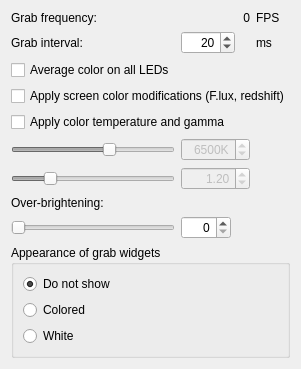
          <widget class="QWidget" name="page">
           <layout class="QVBoxLayout" name="verticalLayout_8">
            <item>
             <layout class="QGridLayout" name="gridLayout" rowstretch="0,0,0,0,0,0,0,0,0">
              <item row="3" column="0" colspan="3">
               <widget class="QCheckBox" name="checkBox_GrabApplyBlueLightReduction">
                <property name="text">
                 <string>Apply screen color modifications (F.lux, redshift)</string>
                </property>
                <property name="tristate">
                 <bool>false</bool>
                </property>
               </widget>
              </item>
              <item row="0" column="2">
               <widget class="QLabel" name="label_GrabFrequency_txt_fps">
                <property name="text">
                 <string>FPS</string>
                </property>
                <property name="alignment">
                 <set>Qt::AlignLeading|Qt::AlignLeft|Qt::AlignVCenter</set>
                </property>
                <property name="textInteractionFlags">
                 <set>Qt::LinksAccessibleByMouse|Qt::TextSelectableByMouse</set>
                </property>
               </widget>
              </item>
              <item row="1" column="1">
               <widget class="QSpinBox" name="spinBox_GrabSlowdown">
                <property name="sizePolicy">
                 <sizepolicy hsizetype="Fixed" vsizetype="Fixed">
                  <horstretch>0</horstretch>
                  <verstretch>0</verstretch>
                 </sizepolicy>
                </property>
                <property name="minimumSize">
                 <size>
                  <width>50</width>
                  <height>0</height>
                 </size>
                </property>
                <property name="alignment">
                 <set>Qt::AlignRight|Qt::AlignTrailing|Qt::AlignVCenter</set>
                </property>
                <property name="minimum">
                 <number>1</number>
                </property>
                <property name="maximum">
                 <number>1000</number>
                </property>
                <property name="value">
                 <number>20</number>
                </property>
               </widget>
              </item>
              <item row="0" column="0">
               <widget class="QLabel" name="label_GrabFrequency_txt">
                <property name="sizePolicy">
                 <sizepolicy hsizetype="Expanding" vsizetype="Maximum">
                  <horstretch>0</horstretch>
                  <verstretch>0</verstretch>
                 </sizepolicy>
                </property>
                <property name="font">
                 <font>
                  <weight>50</weight>
                  <bold>false</bold>
                 </font>
                </property>
                <property name="text">
                 <string>Grab frequency:</string>
                </property>
                <property name="alignment">
                 <set>Qt::AlignLeading|Qt::AlignLeft|Qt::AlignVCenter</set>
                </property>
               </widget>
              </item>
              <item row="8" column="2">
               <widget class="QPushButton" name="pushButton_grabOverBrightenHelp">
                <property name="sizePolicy">
                 <sizepolicy hsizetype="Fixed" vsizetype="Fixed">
                  <horstretch>0</horstretch>
                  <verstretch>0</verstretch>
                 </sizepolicy>
                </property>
                <property name="styleSheet">
                 <string notr="true">margin: 0px;</string>
                </property>
                <property name="text">
                 <string/>
                </property>
                <property name="icon">
                 <iconset resource="../res/LightpackResources.qrc">
                  <normaloff>:/icons/help.png</normaloff>:/icons/help.png</iconset>
                </property>
                <property name="flat">
                 <bool>true</bool>
                </property>
               </widget>
              </item>
              <item row="8" column="0">
               <widget class="QSlider" name="horizontalSlider_GrabOverBrighten">
                <property name="sizePolicy">
                 <sizepolicy hsizetype="Minimum" vsizetype="Fixed">
                  <horstretch>0</horstretch>
                  <verstretch>0</verstretch>
                 </sizepolicy>
                </property>
                <property name="whatsThis">
                 <string>&lt;h4&gt;Over-brightening&lt;/h4&gt; To achieve a higher overall brightness, Prismatik will set the LEDs to maximum even if the grabbed color is not at full brightness.</string>
                </property>
                <property name="maximum">
                 <number>100</number>
                </property>
                <property name="orientation">
                 <enum>Qt::Horizontal</enum>
                </property>
               </widget>
              </item>
              <item row="1" column="0">
               <widget class="QLabel" name="label_SlowdownGrab_txt">
                <property name="sizePolicy">
                 <sizepolicy hsizetype="Expanding" vsizetype="Preferred">
                  <horstretch>0</horstretch>
                  <verstretch>0</verstretch>
                 </sizepolicy>
                </property>
                <property name="font">
                 <font>
                  <weight>50</weight>
                  <bold>false</bold>
                 </font>
                </property>
                <property name="text">
                 <string>Grab interval:</string>
                </property>
                <property name="alignment">
                 <set>Qt::AlignLeading|Qt::AlignLeft|Qt::AlignVCenter</set>
                </property>
                <property name="margin">
                 <number>0</number>
                </property>
               </widget>
              </item>
              <item row="0" column="1">
               <widget class="QLabel" name="label_GrabFrequency_value">
                <property name="text">
                 <string notr="true">0</string>
                </property>
                <property name="alignment">
                 <set>Qt::AlignRight|Qt::AlignTrailing|Qt::AlignVCenter</set>
                </property>
                <property name="margin">
                 <number>3</number>
                </property>
                <property name="textInteractionFlags">
                 <set>Qt::LinksAccessibleByMouse|Qt::TextSelectableByMouse</set>
                </property>
               </widget>
              </item>
              <item row="1" column="2">
               <widget class="QLabel" name="label_SlowdownGrab_txt_ms">
                <property name="text">
                 <string>ms</string>
                </property>
                <property name="alignment">
                 <set>Qt::AlignLeading|Qt::AlignLeft|Qt::AlignVCenter</set>
                </property>
               </widget>
              </item>
              <item row="2" column="0" colspan="3">
               <widget class="QCheckBox" name="checkBox_GrabIsAvgColors">
                <property name="font">
                 <font>
                  <weight>50</weight>
                  <bold>false</bold>
                 </font>
                </property>
                <property name="text">
                 <string>Average color on all LEDs</string>
                </property>
                <property name="checked">
                 <bool>false</bool>
                </property>
               </widget>
              </item>
              <item row="5" column="0">
               <widget class="QSlider" name="horizontalSlider_GrabColorTemperature">
                <property name="enabled">
                 <bool>false</bool>
                </property>
                <property name="minimum">
                 <number>1000</number>
                </property>
                <property name="maximum">
                 <number>10000</number>
                </property>
                <property name="singleStep">
                 <number>100</number>
                </property>
                <property name="pageStep">
                 <number>1000</number>
                </property>
                <property name="value">
                 <number>6500</number>
                </property>
                <property name="orientation">
                 <enum>Qt::Horizontal</enum>
                </property>
                <property name="tickPosition">
                 <enum>QSlider::NoTicks</enum>
                </property>
                <property name="tickInterval">
                 <number>1000</number>
                </property>
               </widget>
              </item>
              <item row="5" column="1">
               <widget class="QSpinBox" name="spinBox_GrabColorTemperature">
                <property name="enabled">
                 <bool>false</bool>
                </property>
                <property name="alignment">
                 <set>Qt::AlignRight|Qt::AlignTrailing|Qt::AlignVCenter</set>
                </property>
                <property name="showGroupSeparator" stdset="0">
                 <bool>false</bool>
                </property>
                <property name="suffix">
                 <string notr="true">K</string>
                </property>
                <property name="minimum">
                 <number>1000</number>
                </property>
                <property name="maximum">
                 <number>10000</number>
                </property>
                <property name="singleStep">
                 <number>100</number>
                </property>
                <property name="value">
                 <number>6500</number>
                </property>
               </widget>
              </item>
              <item row="7" column="0">
               <widget class="QLabel" name="label_11">
                <property name="text">
                 <string>Over-brightening:</string>
                </property>
               </widget>
              </item>
              <item row="8" column="1">
               <widget class="QSpinBox" name="spinBox_GrabOverBrighten">
                <property name="sizePolicy">
                 <sizepolicy hsizetype="Fixed" vsizetype="Fixed">
                  <horstretch>0</horstretch>
                  <verstretch>0</verstretch>
                 </sizepolicy>
                </property>
                <property name="minimumSize">
                 <size>
                  <width>50</width>
                  <height>0</height>
                 </size>
                </property>
                <property name="alignment">
                 <set>Qt::AlignRight|Qt::AlignTrailing|Qt::AlignVCenter</set>
                </property>
                <property name="minimum">
                 <number>0</number>
                </property>
                <property name="maximum">
                 <number>100</number>
                </property>
                <property name="value">
                 <number>0</number>
                </property>
               </widget>
              </item>
              <item row="6" column="0">
               <widget class="QSlider" name="horizontalSlider_GrabGamma">
                <property name="enabled">
                 <bool>false</bool>
                </property>
                <property name="whatsThis">
                 <string>&lt;h4&gt;Color encoding gamma&lt;/h4&gt;

This is the gamma used for encoding the color with the desired &lt;b&gt;color temperature&lt;/b&gt;. Setting to &lt;b&gt;1.0&lt;/b&gt; cancels the effect.
This is the reciprocal of the &lt;b&gt;device gamma&lt;/b&gt; which is the decoding gamma. They cancel each other if set to same value.</string>
                </property>
                <property name="minimum">
                 <number>5</number>
                </property>
                <property name="maximum">
                 <number>1000</number>
                </property>
                <property name="singleStep">
                 <number>10</number>
                </property>
                <property name="pageStep">
                 <number>100</number>
                </property>
                <property name="value">
                 <number>220</number>
                </property>
                <property name="orientation">
                 <enum>Qt::Horizontal</enum>
                </property>
               </widget>
              </item>
              <item row="6" column="1">
               <widget class="QDoubleSpinBox" name="doubleSpinBox_GrabGamma">
                <property name="enabled">
                 <bool>false</bool>
                </property>
                <property name="alignment">
                 <set>Qt::AlignRight|Qt::AlignTrailing|Qt::AlignVCenter</set>
                </property>
                <property name="minimum">
                 <double>0.050000000000000</double>
                </property>
                <property name="maximum">
                 <double>10.000000000000000</double>
                </property>
                <property name="singleStep">
                 <double>0.100000000000000</double>
                </property>
                <property name="value">
                 <double>1.200000000000000</double>
                </property>
               </widget>
              </item>
              <item row="4" column="0" colspan="2">
               <widget class="QCheckBox" name="checkBox_GrabApplyColorTemperature">
                <property name="whatsThis">
                 <string>&lt;h4&gt;Color temperature &amp;amp; gamma&lt;/h4&gt;

Internally emulates the effects of f.lux, redshift, Night Light, Night Shift...</string>
                </property>
                <property name="text">
                 <string>Apply color temperature and gamma</string>
                </property>
               </widget>
              </item>
              <item row="6" column="2">
               <widget class="QPushButton" name="pushButton_grabGammaHelp">
                <property name="sizePolicy">
                 <sizepolicy hsizetype="Fixed" vsizetype="Fixed">
                  <horstretch>0</horstretch>
                  <verstretch>0</verstretch>
                 </sizepolicy>
                </property>
                <property name="styleSheet">
                 <string notr="true">margin: 0px;</string>
                </property>
                <property name="text">
                 <string/>
                </property>
                <property name="icon">
                 <iconset resource="../res/LightpackResources.qrc">
                  <normaloff>:/icons/help.png</normaloff>:/icons/help.png</iconset>
                </property>
                <property name="flat">
                 <bool>true</bool>
                </property>
               </widget>
              </item>
              <item row="4" column="2">
               <widget class="QPushButton" name="pushButton_grabApplyColorTemperatureHelp">
                <property name="sizePolicy">
                 <sizepolicy hsizetype="Fixed" vsizetype="Fixed">
                  <horstretch>0</horstretch>
                  <verstretch>0</verstretch>
                 </sizepolicy>
                </property>
                <property name="styleSheet">
                 <string notr="true">margin:0px;</string>
                </property>
                <property name="text">
                 <string/>
                </property>
                <property name="icon">
                 <iconset resource="../res/LightpackResources.qrc">
                  <normaloff>:/icons/help.png</normaloff>:/icons/help.png</iconset>
                </property>
                <property name="flat">
                 <bool>true</bool>
                </property>
               </widget>
              </item>
             </layout>
            </item>
            <item>
             <widget class="QGroupBox" name="groupBox_2">
              <property name="title">
               <string>Appearance of grab widgets</string>
              </property>
              <layout class="QVBoxLayout" name="verticalLayout_16">
               <item>
                <widget class="QRadioButton" name="radioButton_GrabWidgetsDontShow">
                 <property name="text">
                  <string>Do not show</string>
                 </property>
                 <property name="checked">
                  <bool>true</bool>
                 </property>
                </widget>
               </item>
               <item>
                <widget class="QRadioButton" name="radioButton_Colored">
                 <property name="text">
                  <string>Colored</string>
                 </property>
                 <property name="checked">
                  <bool>false</bool>
                 </property>
                </widget>
               </item>
               <item>
                <widget class="QRadioButton" name="radioButton_White">
                 <property name="text">
                  <string>White</string>
                 </property>
                </widget>
               </item>
              </layout>
             </widget>
            </item>
           </layout>
          </widget>
